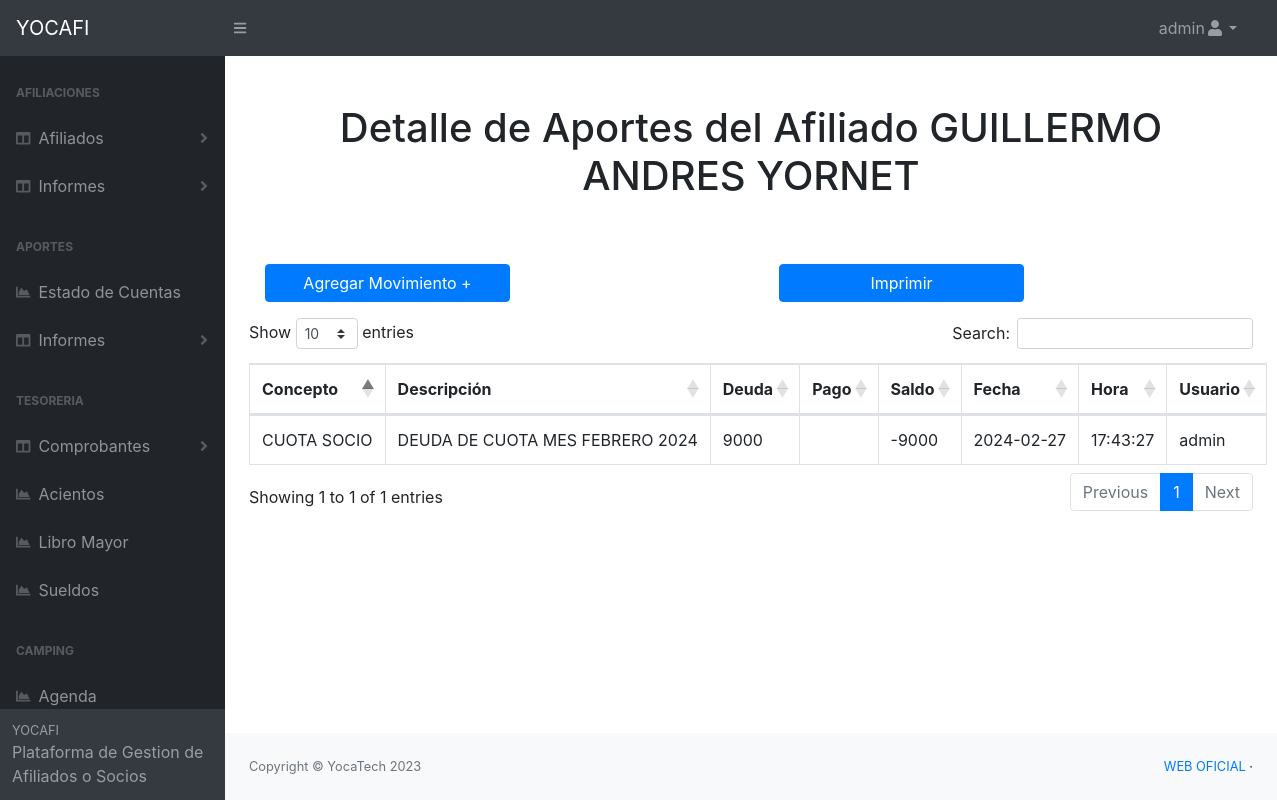
/pages/ver_detalle.php?id=1 (signed in), run on the app's committed database.
### tables this page shows
CREATE TABLE `afiliado_titular` (
  `id` int(11) NOT NULL,
  `nombre` text NOT NULL,
  `apellido` text NOT NULL,
  `dni` text NOT NULL,
  `fecha_nacimiento` date NOT NULL,
  `domicilio` text NOT NULL,
  `telefono` text NOT NULL,
  `email` text DEFAULT NULL,
  `departamento` text NOT NULL,
  `estado_civil` text NOT NULL,
  `genero` text NOT NULL,
  `tipo_socio` text NOT NULL,
  `servicio_salud` varchar(10) NOT NULL,
  `socio_vitalicio` varchar(10) NOT NULL,
  `padron` text NOT NULL,
  `sector_laboral` text NOT NULL,
  `fecha_carga` date DEFAULT NULL,
  `hora_carga` time DEFAULT NULL,
  `usuario_carga` text NOT NULL,
  `estado` text DEFAULT NULL,
  `fecha_estado` date DEFAULT NULL,
  `hora_estado` time DEFAULT NULL,
  `usuario_estado` text DEFAULT NULL,
  `fecha_baja` date DEFAULT NULL,
  `hora_baja` time DEFAULT NULL,
  `usuario_baja` text DEFAULT NULL,
  `fecha_edicion` date DEFAULT NULL,
  `hora_edicion` time DEFAULT NULL,
  `usuario_edita` text DEFAULT NULL
);

CREATE TABLE `aportes` (
  `id` int(11) NOT NULL,
  `id_titular` int(11) NOT NULL,
  `concepto` text DEFAULT NULL,
  `descripcion` text DEFAULT NULL,
  `deuda` int(11) DEFAULT NULL,
  `pago` int(11) DEFAULT NULL,
  `saldo` int(11) NOT NULL,
  `fecha_carga` date NOT NULL DEFAULT current_timestamp(),
  `hora_carga` time NOT NULL DEFAULT current_timestamp(),
  `usuario_carga` varchar(50) NOT NULL
);

### pages/ver_detalle.php (the view, shortened to what this page needs)
<?php
    require 'conexion.php';
    $ficha=$_GET['id'];
    $sql = "SELECT * FROM afiliado_titular WHERE id='$ficha'";
    $resultado = $mysqli->query($sql);
    while ($row = $resultado->fetch_assoc()) {
        $nombre_titular=$row['nombre'].' '.$row['apellido'];
    }
    $sql2 = "SELECT * FROM aportes WHERE id_titular='$ficha'";
    $resultado2 = $mysqli->query($sql2);
?>
<?php
    include "header.php";
?>
    <body class="sb-nav-fixed">
    <?php
    include "nav_principal.php";
    ?>
        <div id="layoutSidenav">
           <?php
           include "inc_nav.php";
           ?>
            <div id="layoutSidenav_content">
    <main>
                    <h1 class="text-center m-5">Detalle de Aportes del Afiliado <?php echo $nombre_titular; ?></h1>
                    <div class="container">
                        <div class="row">
                            <div class='col'>
                            <a href="nuevo_aporte.php?id=<?php echo $ficha; ?>"class='btn btn-primary col-6 m-3'>Agregar Movimiento +</a>
                            </div>
                            <div class='col'>
                            <a href="imprimir_estado_cuenta.php?id=<?php echo $ficha; ?>"class='btn btn-primary col-6 m-3' target="_blank">Imprimir</a>
                            </div>
                        </div>
                    </div>
                    <div class="container">
       <div class="row">
           <div class="col-lg-12">
            <table id="example" class="table table-bordered  display nowrap" cellspacing="0" width="100%">
                <thead>
                    <tr>
                        <th>Concepto</th>
                        <th>Descripción</th>
                        <th>Deuda</th>
                        <th>Pago</th>
                        <th>Saldo</th>
                        <th>Fecha</th>
                        <th>Hora</th>
                        <th>Usuario</th>
                    </tr>
                </thead>
                <tbody>
                   <?php while ($row2 = $resultado2->fetch_assoc()) { ?>
                    <tr>
                        <td><?php echo $row2['concepto']; ?></td>
                        <td><?php echo $row2['descripcion']; ?></td>
                        <td><?php echo $row2['deuda']; ?></td>
                        <td><?php echo $row2['pago']; ?></td>
                        <td><?php echo $row2['saldo']; ?></td>
                        <td><?php echo $row2['fecha_carga']; ?></td>
                        <td><?php echo $row2['hora_carga']; ?></td>
                        <td><?php echo $row2['usuario_carga']; ?></td>
                    </tr>
                    <?php } ?>
                </tbody>
            </table>
           </div>
       </div>
    </div>
                </main>
                <?php
                    include "footer.php";
                ?>
            </div>
        </div>
    </body>
</html>

### data on the page
afiliado_titular: nombre_titular "GUILLERMO ANDRES YORNET"
aportes: concepto "CUOTA SOCIO", descripcion "DEUDA DE CUOTA MES FEBRERO 2024", deuda "9000", saldo "-9000", fecha_carga "2024-02-27", hora_carga "17:43:27", usuario_carga "admin"

### other printed values
$usuario "admin"
